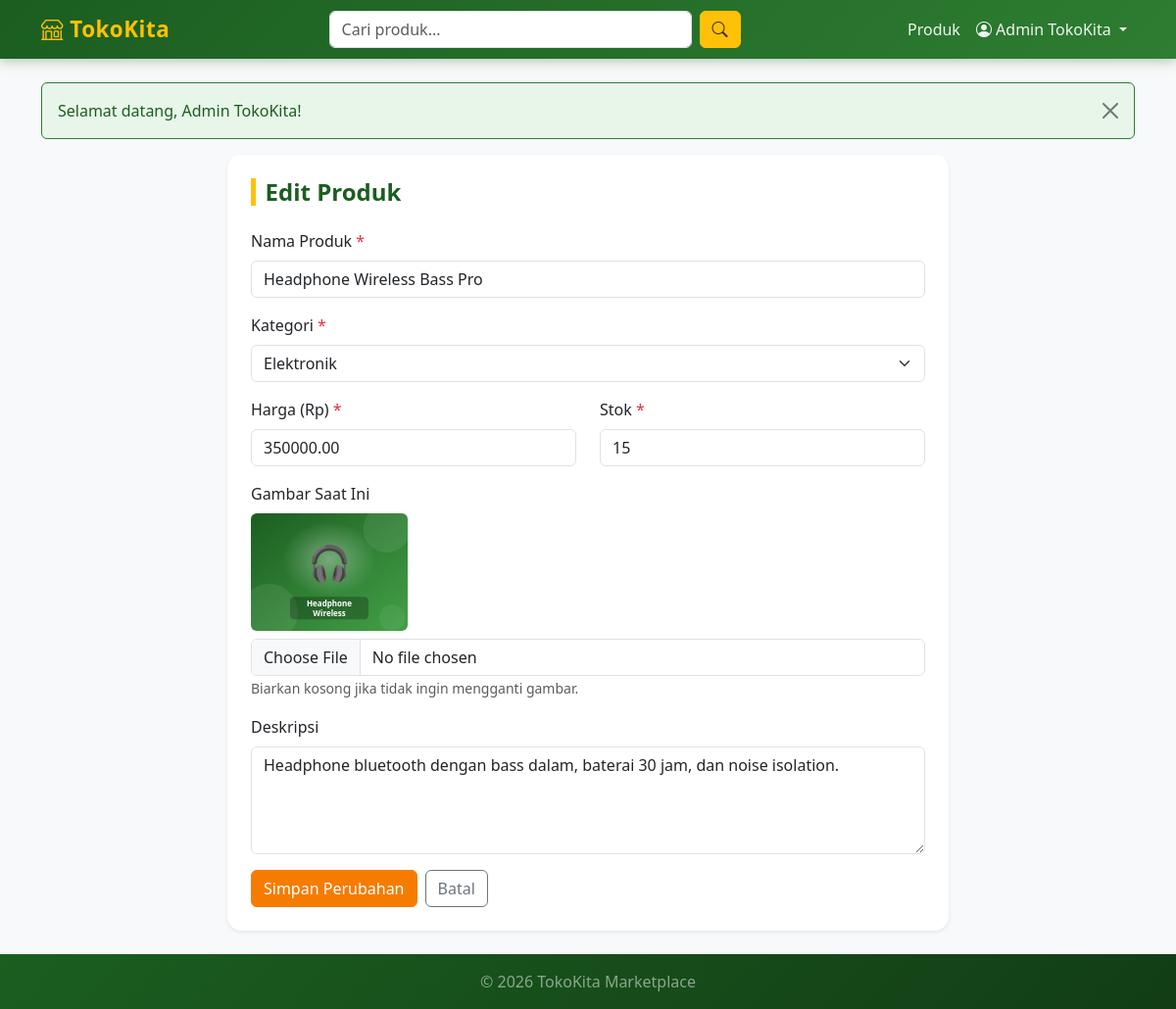
/produk/edit.php?id=1 (signed in), run on the app's committed database.
### tables this page shows
CREATE TABLE produk (
  id_produk   INT AUTO_INCREMENT PRIMARY KEY,
  id_penjual  INT NOT NULL,
  id_kategori INT NOT NULL,
  nama_produk VARCHAR(150) NOT NULL,
  deskripsi   TEXT,
  harga       DECIMAL(12,2) NOT NULL DEFAULT 0,
  stok        INT NOT NULL DEFAULT 0,
  gambar      VARCHAR(255) DEFAULT NULL,
  created_at  TIMESTAMP DEFAULT CURRENT_TIMESTAMP,
  FOREIGN KEY (id_penjual)  REFERENCES users(id_user),
  FOREIGN KEY (id_kategori) REFERENCES kategori(id_kategori)
);

CREATE TABLE kategori (
  id_kategori   INT AUTO_INCREMENT PRIMARY KEY,
  nama_kategori VARCHAR(100) NOT NULL UNIQUE
);

### includes/functions.php (called while the page is built, shortened)
<?php
function e($string) {
    return htmlspecialchars((string) $string, ENT_QUOTES, 'UTF-8');
}
function produk_gambar_url($gambar) {
    if (is_file(UPLOAD_DIR . $gambar)) {
        return BASE_URL . '/assets/uploads/' . rawurlencode($gambar);
    }
    return BASE_URL . '/assets/img/no-image.svg';
}

### produk/edit.php (the view, shortened to what this page needs)
<?php
require_once __DIR__ . '/../includes/auth.php';
$id   = (int) ($_GET['id'] ?? 0);
$stmt = mysqli_prepare($koneksi, 'SELECT * FROM produk WHERE id_produk = ?');
mysqli_stmt_bind_param($stmt, 'i', $id);
mysqli_stmt_execute($stmt);
$produk = mysqli_fetch_assoc(mysqli_stmt_get_result($stmt));
$daftar_kategori = mysqli_query($koneksi, 'SELECT * FROM kategori ORDER BY nama_kategori');
require_once __DIR__ . '/../includes/header.php';
?>
<div class="row justify-content-center">
    <div class="col-md-8">
        <div class="card shadow-sm">
            <div class="card-body p-4">
                <h4 class="mb-4">Edit Produk</h4>
                <form method="post" enctype="multipart/form-data">
                    <div class="mb-3">
                        <label class="form-label">Nama Produk <span class="text-danger">*</span></label>
                        <input type="text" name="nama_produk" class="form-control" required maxlength="150"
                               value="<?= e($produk['nama_produk']) ?>">
                    </div>
                    <div class="mb-3">
                        <label class="form-label">Kategori <span class="text-danger">*</span></label>
                        <select name="id_kategori" class="form-select" required>
                            <?php while ($kat = mysqli_fetch_assoc($daftar_kategori)): ?>
                                <option value="<?= $kat['id_kategori'] ?>"
                                    <?= (int) $produk['id_kategori'] === (int) $kat['id_kategori'] ? 'selected' : '' ?>>
                                    <?= e($kat['nama_kategori']) ?>
                                </option>
                            <?php endwhile; ?>
                        </select>
                    </div>
                    <div class="row">
                        <div class="col-md-6 mb-3">
                            <label class="form-label">Harga (Rp) <span class="text-danger">*</span></label>
                            <input type="number" name="harga" class="form-control" required min="1"
                                   value="<?= e($produk['harga']) ?>">
                        </div>
                        <div class="col-md-6 mb-3">
                            <label class="form-label">Stok <span class="text-danger">*</span></label>
                            <input type="number" name="stok" class="form-control" required min="0"
                                   value="<?= e($produk['stok']) ?>">
                        </div>
                    </div>
                    <div class="mb-3">
                        <label class="form-label d-block">Gambar Saat Ini</label>
                        <img src="<?= produk_gambar_url($produk['gambar']) ?>"
                             class="rounded mb-2" width="160" alt="">
                        <input type="file" name="gambar" class="form-control" accept=".jpg,.jpeg,.png,.webp">
                        <small class="text-muted">Biarkan kosong jika tidak ingin mengganti gambar.</small>
                    </div>
                    <div class="mb-3">
                        <label class="form-label">Deskripsi</label>
                        <textarea name="deskripsi" class="form-control" rows="4"><?= e($produk['deskripsi']) ?></textarea>
                    </div>
                    <div class="d-flex gap-2">
                        <button type="submit" class="btn btn-primary">Simpan Perubahan</button>
                        <a href="<?= BASE_URL ?>/produk/saya.php" class="btn btn-outline-secondary">Batal</a>
                    </div>
                </form>
            </div>
        </div>
    </div>
</div>
<?php require_once __DIR__ . '/../includes/footer.php'; ?>

### assets/css/style.css (style rules this page uses)
:root { --tk-green: #2e7d32; --tk-green-dark: #1b5e20; --tk-green-light: #e8f5e9; --tk-yellow: #ffc107; --tk-yellow-dark: #ff8f00; --tk-yellow-light: #fff8e1; --tk-orange: #f57c00; --tk-orange-dark: #e65100; --tk-orange-light: #fff3e0; }
body { font-family: 'Segoe UI', system-ui, -apple-system, sans-serif; background-color: #f6f9f4; }
a { color: var(--tk-green); }
.btn-primary { --bs-btn-bg: var(--tk-orange); --bs-btn-border-color: var(--tk-orange); --bs-btn-hover-bg: var(--tk-orange-dark); --bs-btn-hover-border-color: var(--tk-orange-dark); --bs-btn-active-bg: var(--tk-orange-dark); --bs-btn-active-border-color: var(--tk-orange-dark); --bs-btn-disabled-bg: var(--tk-orange); --bs-btn-disabled-border-color: var(--tk-orange); }
.card { border: none; border-radius: .9rem; overflow: hidden; transition: transform .2s, box-shadow .2s; }
h4.mb-4, h4.mb-0 { color: var(--tk-green-dark); font-weight: 700; border-left: 5px solid var(--tk-yellow); padding-left: .6rem; }

### data on the page
produk: nama_produk "Headphone Wireless Bass Pro", id_kategori "Elektronik", harga "350000.00", stok "15", gambar (picture), deskripsi "Headphone bluetooth dengan bass dalam, baterai 30 jam, dan noise isolation."

### other printed values
$user['nama'] "Admin TokoKita"
$flash['message'] "Selamat datang, Admin TokoKita!"
